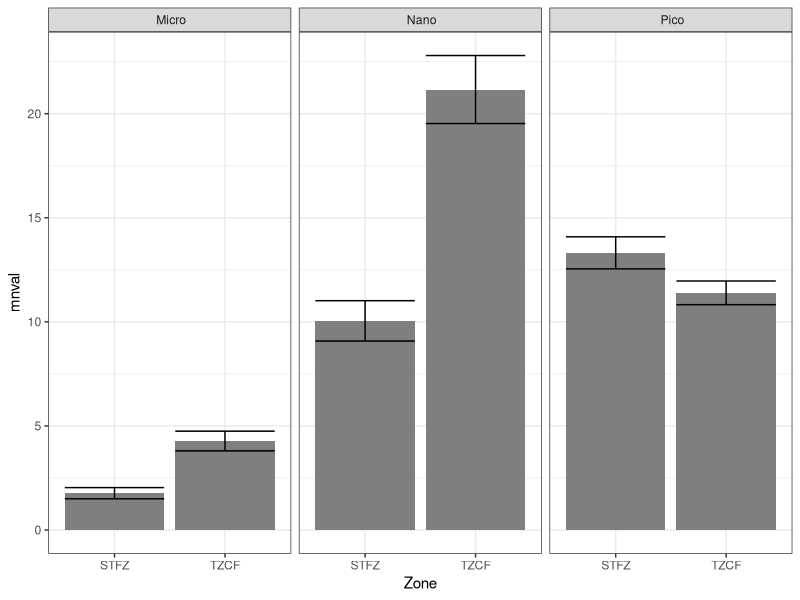
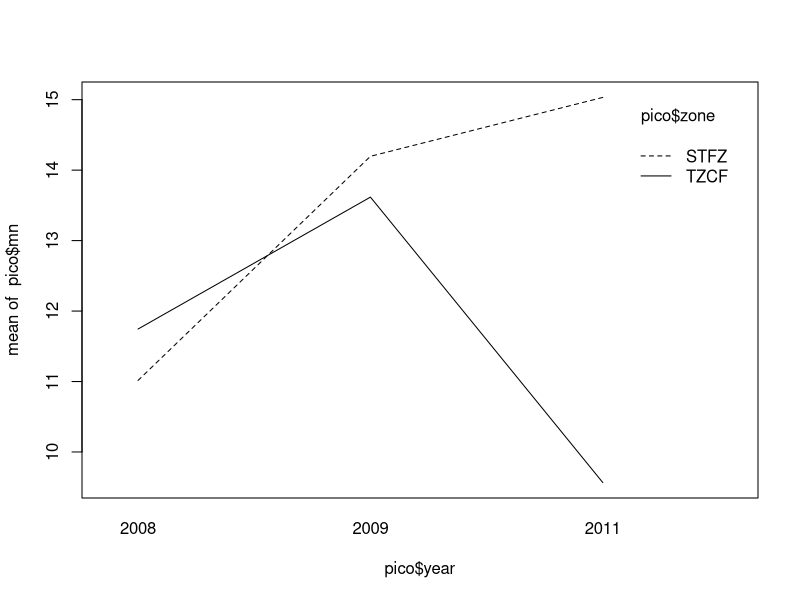
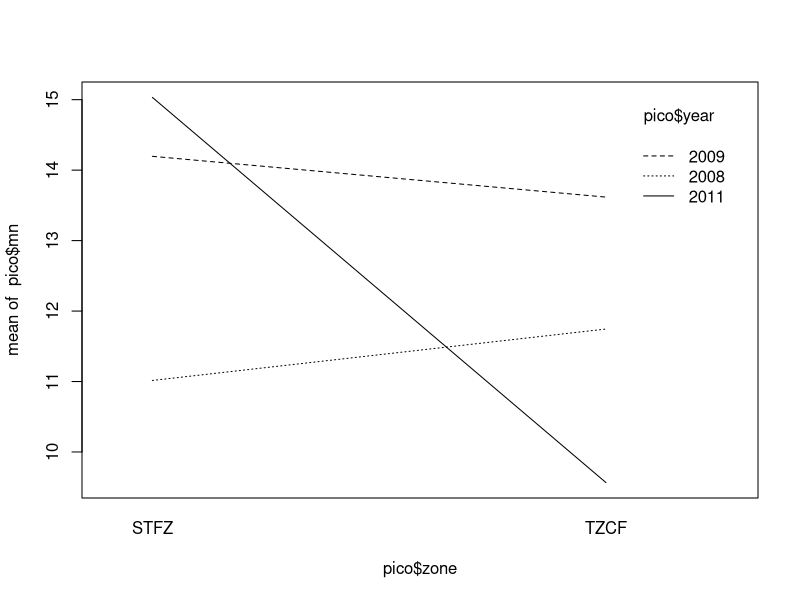

Source code (R) for these figures, in order:
# This is an R script to read in the data written from the Matlab script FigXIntSizeClasses.m to file chlpigdata.csv
#
# Need the libraries reshape and ggplot2
library(reshape)
library(ggplot2)

# Clean up if needed
rm(list=ls())

# Read in the file that Matlab wrote out (CSV). chlpigdata.csv is actual values
dat = read.csv('meanphyto-werror.csv',header=T)
pig = read.csv('pigmeanplussem.csv',header=T)

ggplot() + geom_bar(data=pig, aes(y = mnval, x = Zone), stat="identity", fill = I("grey50")) + theme_bw() + facet_grid( ~ PSC) + geom_errorbar(data=pig, aes(x=Zone, ymin=mnval-sem,ymax=mnval+sem))

pico = dat[dat$PSC=="pico",]
nano = dat[dat$PSC=="nano",]
micro = dat[dat$PSC=="micro",]
interaction.plot(pico$year,pico$zone,pico$mn)
interaction.plot(pico$zone,pico$year,pico$mn)
